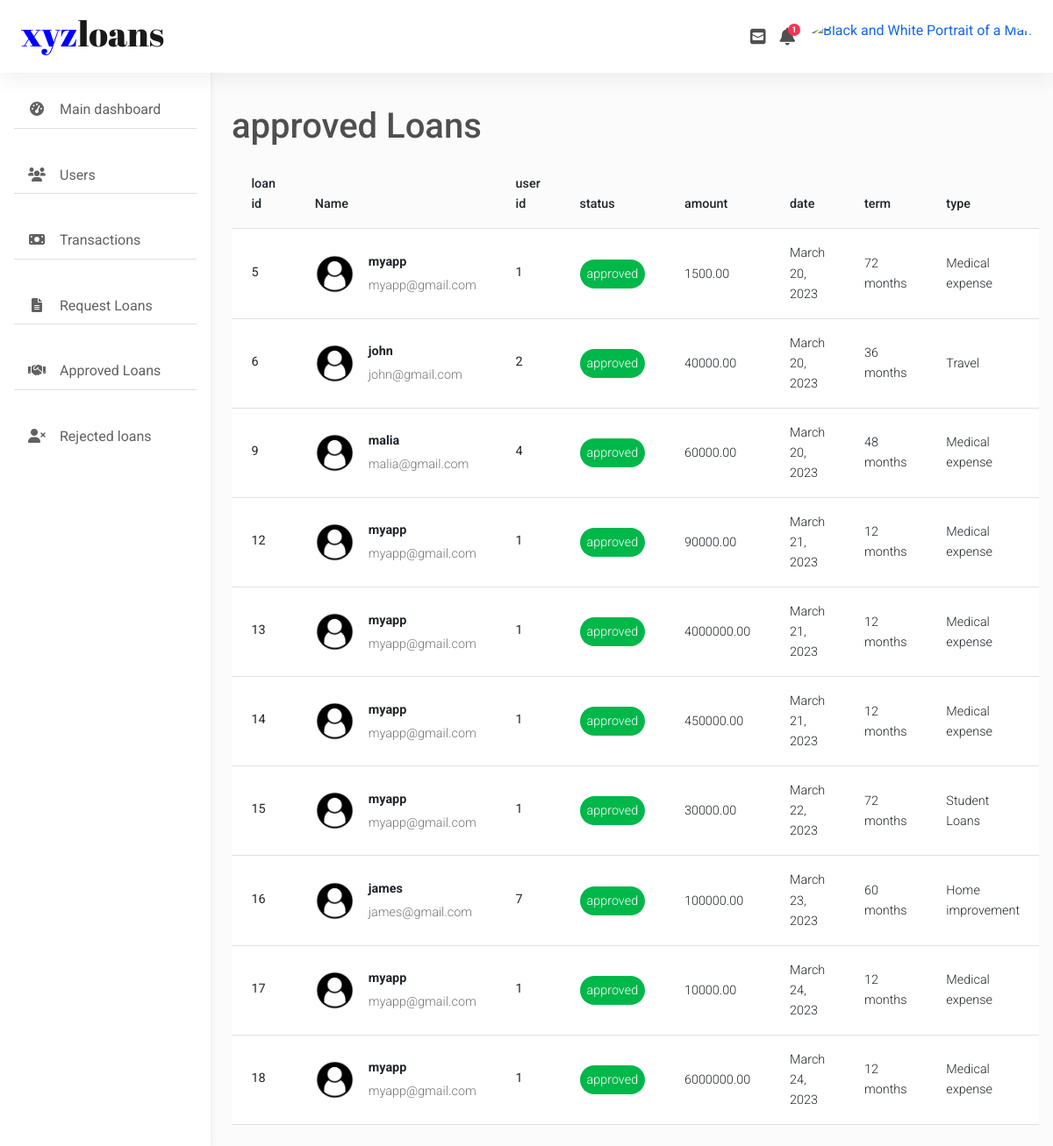
The page /manager/approved-loans (signed in) on the database its author committed.
### loan_back/models.py (models this page shows, shortened)
class Loan(models.Model):
    borrower = models.ForeignKey(CustomUser, on_delete=models.CASCADE)
    loan_category=models.CharField(max_length=30, choices=LOAN_CATEGORY_CHOICES, default='Mortgage Loans')
    loan_amount = models.DecimalField(max_digits=10, decimal_places=2)
    interest_rate = models.DecimalField(max_digits=5, decimal_places=2)
    request_date =  models.DateField(auto_now_add=True)
    loan_term =  models.IntegerField(choices=TERM_CHOICES,default=12)
    status = models.CharField(max_length=10, choices=LOAN_STATUS_CHOICES, default='pending')
    class Meta:
        ordering = ('request_date', )
    def __str__(self):
         return self.borrower.username

### accounts/models.py (models this page shows, shortened)
class CustomUser(AbstractBaseUser, PermissionsMixin):
    idnumber=models.PositiveIntegerField(unique=True)
    email=models.EmailField(gettext_lazy("email addres"), unique=True)
    username=models.CharField(max_length=200,unique=True)
    lastname=models.CharField(max_length=200,blank=True)
    phone=models.CharField(max_length=200,unique=True,blank=True)
    address=models.CharField(max_length=200,blank=True)
    created_at=models.DateField(default=timezone.now)
    is_staff=models.BooleanField(default=False)
    is_active=models.BooleanField(default=False)
    is_superuser=models.BooleanField(default=False)
    avatar=models.ImageField(upload_to="images",blank=True)
    objects=custom_account_manager()
    USERNAME_FIELD = 'email'
    REQUIRED_FIELDS = ['username','lastname',"idnumber"]

### loan_back/decoratos.py (the view)
    def wrapper_func(request,*args,**kwargs):
        if request.user.is_staff:
            return view_func(request,*args,**kwargs)
        return redirect("/")

### loan_back/decoratos.py (called while the page is built)
def staff_member_required(view_func):
    def wrapper_func(request,*args,**kwargs):
        if request.user.is_staff:
            return view_func(request,*args,**kwargs)
        return redirect("/")
    return wrapper_func

### loan_back/views.py (called while the page is built)
@staff_member_required
def ApprovedLoans(request):
    loanrequest=Loan.objects.filter(status="approved")
    print(loanrequest)
    return render(request,"loan_back/approved.html",{"loanrequest":loanrequest})

### loan_back/templates/loan_back/approved.html (shortened to what this page needs)
{% load static %} {% include "loan_back/message.html" %}
<!DOCTYPE html>
<html lang="en">
  <head>
    <link
      rel="stylesheet"
      href="https://use.fontawesome.com/releases/v5.11.2/css/all.css"
    />
    <link rel="stylesheet" href="{% static '/css/mdb.min.css' %}" />
    <link
      rel="stylesheet"
      href="https://cdnjs.cloudflare.com/ajax/libs/font-awesome/6.0.0/css/all.min.css"
    />
    <link rel="stylesheet" href="{% static '/manager/css/mdb.min.css' %}" />
    <link rel="stylesheet" href="{% static '/manager/css/admin.css' %}" />
  </head>
  <body>
    <header>
      <nav
        id="sidebarMenu"
        class="collapse d-lg-block sidebar collapse bg-white"
      >
        <div class="position-sticky">
          <div class="list-group list-group-flush mx-3 mt-4">
            <a
              href="/manager/dashboard"
              class="list-group-item list-group-item-action py-2 ripple"
              aria-current="true"
            >
              <i class="fas fa-tachometer-alt fa-fw me-3"></i
              ><span>Main dashboard</span>
            </a>
            <a
              href="/manager/users"
              class="list-group-item list-group-item-action py-2 ripple"
              ><i class="fas fa-users fa-fw me-3"></i><span>Users</span></a
            >
            <a
              href="/manager/Transactions"
              class="list-group-item list-group-item-action py-2 ripple"
              ><i class="fas fa-money-bill fa-fw me-3"></i
              ><span>Transactions</span></a
            >
            <a
              href="/manager/requested-loans"
              class="list-group-item list-group-item-action py-2 ripple"
              ><i class="fas fa-file-alt fa-fw me-3"></i
              ><span>Request Loans</span></a
            >
            <a
              href="/manager/approved-loans"
              class="list-group-item list-group-item-action py-2 ripple"
              ><i class="fas fa-handshake fa-fw me-3"></i
              ><span>Approved Loans</span></a
            >
            <a
              href="/manager/rejected-loans"
              class="list-group-item list-group-item-action py-2 ripple"
              ><i class="fas fa-user-times fa-fw me-3"></i
              ><span>Rejected loans</span></a
            >
          </div>
        </div>
      </nav>
      <nav
        id="main-navbar"
        class="navbar navbar-expand-lg navbar-light bg-white fixed-top"
      >
        <div class="container-fluid">
          <a class="navbar-brand" href="/">
            <h1 class="h1"><span>xyz</span>loans</h1>
          </a>
          {% if user.is_authenticated %}
          <div class="d-flex align-items-center">
            <a class="text-reset me-3" href="#">
              <i class="fas fa-envelope-square fa-lg"></i>
            </a>
            <div class="dropdown">
              <a
                class="text-reset me-3 dropdown-toggle hidden-arrow"
                href="#"
                id="navbarDropdownMenuLink"
                role="button"
                data-mdb-toggle="dropdown"
                aria-expanded="false"
              >
                <i class="fas fa-bell fa-lg"></i>
                <span class="badge rounded-pill badge-notification bg-danger"
                  >1</span
                >
              </a>
            </div>
            <div class="dropdown">
              <a
                class="dropdown-toggle d-flex align-items-center hidden-arrow"
                href="#"
                id="navbarDropdownMenuAvatar"
                role="button"
                data-mdb-toggle="dropdown"
                aria-expanded="false"
              >
                <img
                  src="https://png.pngtree.com/png-vector/20190623/ourlarge/pngtree-accountavataruser--flat-color-icon--vector-icon-banner-templ-png-image_1491720.jpg"
                  class="rounded-circle"
                  height="40"
                  alt="Black and White Portrait of a Man"
                  loading="lazy"
                />
              </a>
            </div>
          </div>
          {% endif %}
        </div>
      </nav>
    </header>
    <main style="margin-top: 6em">
      <div class="container pt-4">
        <section class="mb-4">
          <h1>approved Loans</h1>
          <table
            class="table align-middle mb-0 bg-white"
            style="margin-top: 1em"
          >
            <thead class="bg-light">
              <tr>
                <th>loan id</th>
                <th>Name</th>
                <th>user id</th>
                <th>status</th>
                <th>amount</th>
                <th>date</th>
                <th>term</th>
                <th>type</th>
              </tr>
            </thead>
            <tbody>
              {% for loan in loanrequest %}
              <tr>
                <td>
                  <p class="fw-normal mb-1">{{loan.id}}</p>
                </td>
                <td>
                  <div class="d-flex align-items-center">
                    <img
                      src="{% static '/img/default.png' %}"
                      class="rounded-circle"
                      alt=""
                      style="width: 45px; height: 45px"
                    />
                    <div class="ms-3">
                      <p class="fw-bold mb-1">{{loan.borrower.username}}</p>
                      <p class="text-muted mb-0">{{loan.borrower}}</p>
                    </div>
                  </div>
                </td>
                <td>
                  <p class="fw-normal mb-1">{{loan.borrower.id}}</p>
                </td>
                <td>
                  <span class="btn-success rounded-pill d-inline p-2"
                    >{{loan.status}}</span
                  >
                </td>
                <td>{{loan.loan_amount}}</td>
                <td>{{loan.request_date}}</td>
                <td>{{loan.loan_term}} months</td>
                <td>{{loan.loan_category}}</td>
              </tr>
              {% endfor %}
            </tbody>
          </table>
        </section>
      </div>
    </main>
  </body>
</html>

### static/manager/css/admin.css (style rules this page uses)
body { background-color: #fbfbfb; }
@media (min-width: 991.98px) { main { padding-left: 240px; } }
.sidebar { position: fixed; top: 0; bottom: 0; left: 0; padding: 58px 0 0; box-shadow: 0 2px 5px 0 rgb(0 0 0 / 5%), 0 2px 10px 0 rgb(0 0 0 / 5%); width: 240px; z-index: 600; }

### loan_back/templates/loan_back/approved.html (style rules this page uses)
.h1 { font-family: "Abril Fatface", cursive; }
.h1 span { color: blue; }
#sidebarMenu { padding-top: 5em; }
.ripple { margin-bottom: 2em; }

### rows shown on the page
Loan: id "5", borrower.username "myapp", borrower "myapp@gmail.com", borrower.id "1", status "approved", loan_amount "1500.00", request_date "March 20, 2023", loan_term "72", loan_category "Medical expense"
Loan: id "6", borrower.username "john", borrower "john@gmail.com", borrower.id "2", status "approved", loan_amount "40000.00", request_date "March 20, 2023", loan_term "36", loan_category "Travel"
Loan: id "9", borrower.username "malia", borrower "malia@gmail.com", borrower.id "4", status "approved", loan_amount "60000.00", request_date "March 20, 2023", loan_term "48", loan_category "Medical expense"
Loan: id "12", borrower.username "myapp", borrower "myapp@gmail.com", borrower.id "1", status "approved", loan_amount "90000.00", request_date "March 21, 2023", loan_term "12", loan_category "Medical expense"
Loan: id "13", borrower.username "myapp", borrower "myapp@gmail.com", borrower.id "1", status "approved", loan_amount "4000000.00", request_date "March 21, 2023", loan_term "12", loan_category "Medical expense"
Loan: id "14", borrower.username "myapp", borrower "myapp@gmail.com", borrower.id "1", status "approved", loan_amount "450000.00", request_date "March 21, 2023", loan_term "12", loan_category "Medical expense"
Loan: id "15", borrower.username "myapp", borrower "myapp@gmail.com", borrower.id "1", status "approved", loan_amount "30000.00", request_date "March 22, 2023", loan_term "72", loan_category "Student Loans"
Loan: id "16", borrower.username "james", borrower "james@gmail.com", borrower.id "7", status "approved", loan_amount "100000.00", request_date "March 23, 2023", loan_term "60", loan_category "Home improvement"
Loan: id "17", borrower.username "myapp", borrower "myapp@gmail.com", borrower.id "1", status "approved", loan_amount "10000.00", request_date "March 24, 2023", loan_term "12", loan_category "Medical expense"
Loan: id "18", borrower.username "myapp", borrower "myapp@gmail.com", borrower.id "1", status "approved", loan_amount "6000000.00", request_date "March 24, 2023", loan_term "12", loan_category "Medical expense"
